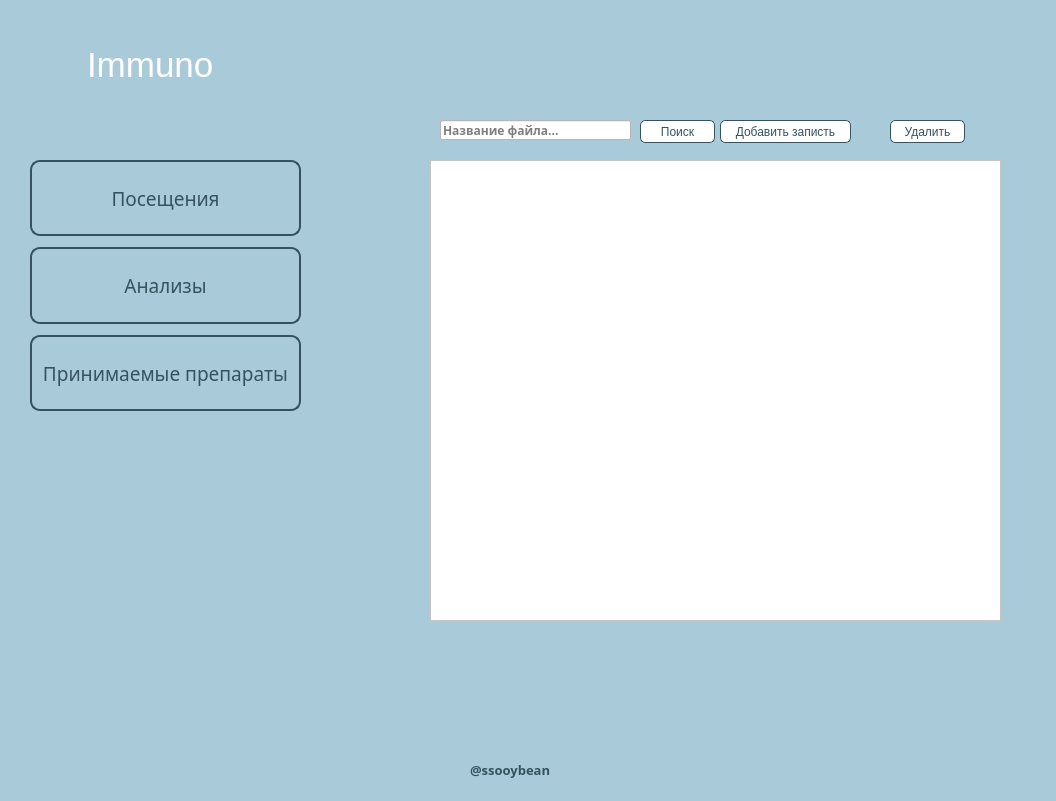
<?xml version="1.0" encoding="UTF-8"?>
<ui version="4.0">
 <class>Form</class>
 <widget class="QWidget" name="Form">
  <property name="geometry">
   <rect>
    <x>0</x>
    <y>0</y>
    <width>1056</width>
    <height>801</height>
   </rect>
  </property>
  <property name="windowTitle">
   <string>Form</string>
  </property>
  <property name="styleSheet">
   <string notr="true">background-color:#a9cad9</string>
  </property>
  <widget class="QWidget" name="layoutWidget">
   <property name="geometry">
    <rect>
     <x>30</x>
     <y>30</y>
     <width>184</width>
     <height>71</height>
    </rect>
   </property>
   <layout class="QHBoxLayout" name="horizontalLayout">
    <item>
     <widget class="QLabel" name="label_4">
      <property name="text">
       <string/>
      </property>
      <property name="pixmap">
       <pixmap>probirka.png</pixmap>
      </property>
     </widget>
    </item>
    <item>
     <widget class="QLabel" name="label">
      <property name="sizePolicy">
       <sizepolicy hsizetype="Minimum" vsizetype="Fixed">
        <horstretch>0</horstretch>
        <verstretch>0</verstretch>
       </sizepolicy>
      </property>
      <property name="font">
       <font>
        <family>Segoe UI Historic</family>
        <pointsize>26</pointsize>
       </font>
      </property>
      <property name="focusPolicy">
       <enum>Qt::NoFocus</enum>
      </property>
      <property name="layoutDirection">
       <enum>Qt::LeftToRight</enum>
      </property>
      <property name="styleSheet">
       <string notr="true">color:white;</string>
      </property>
      <property name="text">
       <string>Immuno</string>
      </property>
      <property name="alignment">
       <set>Qt::AlignBottom|Qt::AlignLeading|Qt::AlignLeft</set>
      </property>
     </widget>
    </item>
   </layout>
  </widget>
  <widget class="QLabel" name="label_3">
   <property name="geometry">
    <rect>
     <x>470</x>
     <y>760</y>
     <width>81</width>
     <height>20</height>
    </rect>
   </property>
   <property name="font">
    <font>
     <family>Yu Gothic UI Semibold</family>
     <pointsize>10</pointsize>
     <weight>75</weight>
     <bold>true</bold>
    </font>
   </property>
   <property name="styleSheet">
    <string notr="true">color: #35525e;</string>
   </property>
   <property name="text">
    <string>@ssooybean</string>
   </property>
  </widget>
  <widget class="QStackedWidget" name="stackedWidget">
   <property name="geometry">
    <rect>
     <x>420</x>
     <y>100</y>
     <width>591</width>
     <height>581</height>
    </rect>
   </property>
   <property name="cursor">
    <cursorShape>ArrowCursor</cursorShape>
   </property>
   <property name="contextMenuPolicy">
    <enum>Qt::NoContextMenu</enum>
   </property>
   <property name="styleSheet">
    <string notr="true">QStackedWidget{
background-color:#a9cad9;
}</string>
   </property>
   <property name="frameShape">
    <enum>QFrame::NoFrame</enum>
   </property>
   <property name="currentIndex">
    <number>3</number>
   </property>
   <widget class="QWidget" name="page_0">
    <property name="focusPolicy">
     <enum>Qt::ClickFocus</enum>
    </property>
   </widget>
   <widget class="QWidget" name="page">
    <widget class="QLineEdit" name="lineEdit_poss">
     <property name="geometry">
      <rect>
       <x>20</x>
       <y>20</y>
       <width>161</width>
       <height>20</height>
      </rect>
     </property>
     <property name="font">
      <font>
       <family>Yu Gothic UI Semibold</family>
       <pointsize>9</pointsize>
       <weight>75</weight>
       <bold>true</bold>
      </font>
     </property>
     <property name="styleSheet">
      <string notr="true">background-color: white;</string>
     </property>
     <property name="placeholderText">
      <string>Cпециализация врача...</string>
     </property>
    </widget>
    <widget class="QPushButton" name="poisk_pos">
     <property name="geometry">
      <rect>
       <x>190</x>
       <y>20</y>
       <width>75</width>
       <height>23</height>
      </rect>
     </property>
     <property name="styleSheet">
      <string notr="true">QPushButton{
    -webkit-transition-duration: 0.4s; 
    transition-duration: 0.4s;
	border-radius: 5px;
	background-color: white;
	border: 1px solid #35525e;
	color: #35525e;
}

QPushButton:hover {
    background-color: #35525e;
    color: white;
}</string>
     </property>
     <property name="text">
      <string>Поиск</string>
     </property>
    </widget>
    <widget class="QPushButton" name="add_pos">
     <property name="geometry">
      <rect>
       <x>270</x>
       <y>20</y>
       <width>131</width>
       <height>23</height>
      </rect>
     </property>
     <property name="styleSheet">
      <string notr="true">QPushButton{
    -webkit-transition-duration: 0.4s; 
    transition-duration: 0.4s;
	border-radius: 5px;
	background-color: white;
	border: 1px solid #35525e;
	color: #35525e;
}

QPushButton:hover {
    background-color: #35525e;
    color: white;
}</string>
     </property>
     <property name="text">
      <string>Добавить записть</string>
     </property>
    </widget>
    <widget class="QPushButton" name="del_pos">
     <property name="geometry">
      <rect>
       <x>460</x>
       <y>20</y>
       <width>75</width>
       <height>23</height>
      </rect>
     </property>
     <property name="styleSheet">
      <string notr="true">QPushButton{
    -webkit-transition-duration: 0.4s; 
    transition-duration: 0.4s;
	border-radius: 5px;
	background-color: white;
	border: 1px solid #35525e;
	color: #35525e;
}

QPushButton:hover {
    background-color: #35525e;
    color: white;
}</string>
     </property>
     <property name="text">
      <string>Удалить</string>
     </property>
    </widget>
    <widget class="QListWidget" name="listWidget">
     <property name="geometry">
      <rect>
       <x>10</x>
       <y>60</y>
       <width>571</width>
       <height>461</height>
      </rect>
     </property>
     <property name="font">
      <font>
       <family>Yu Gothic UI Light</family>
       <pointsize>12</pointsize>
      </font>
     </property>
     <property name="styleSheet">
      <string notr="true">background-color: white;
QListWidget.items{
background-color: blue;
}</string>
     </property>
     <property name="frameShape">
      <enum>QFrame::Panel</enum>
     </property>
     <property name="frameShadow">
      <enum>QFrame::Sunken</enum>
     </property>
     <property name="lineWidth">
      <number>1</number>
     </property>
    </widget>
    <widget class="QPushButton" name="obnov_analiz">
     <property name="geometry">
      <rect>
       <x>260</x>
       <y>540</y>
       <width>75</width>
       <height>23</height>
      </rect>
     </property>
     <property name="styleSheet">
      <string notr="true">QPushButton{
    -webkit-transition-duration: 0.4s; 
    transition-duration: 0.4s;
	border-radius: 5px;
	background-color: white;
	border: 1px solid #35525e;
	color: #35525e;
}

QPushButton:hover {
    background-color: #35525e;
    color: white;
}</string>
     </property>
     <property name="text">
      <string>Обновить</string>
     </property>
    </widget>
   </widget>
   <widget class="QWidget" name="page_2">
    <widget class="QLineEdit" name="lineEdit_prep">
     <property name="geometry">
      <rect>
       <x>20</x>
       <y>20</y>
       <width>191</width>
       <height>20</height>
      </rect>
     </property>
     <property name="font">
      <font>
       <family>Yu Gothic UI Semibold</family>
       <pointsize>9</pointsize>
       <weight>75</weight>
       <bold>true</bold>
      </font>
     </property>
     <property name="styleSheet">
      <string notr="true">background-color: white;</string>
     </property>
     <property name="text">
      <string/>
     </property>
     <property name="placeholderText">
      <string>Название препарата...</string>
     </property>
    </widget>
    <widget class="QPushButton" name="run_prep">
     <property name="geometry">
      <rect>
       <x>220</x>
       <y>20</y>
       <width>75</width>
       <height>23</height>
      </rect>
     </property>
     <property name="styleSheet">
      <string notr="true">QPushButton{
    -webkit-transition-duration: 0.4s; 
    transition-duration: 0.4s;
	border-radius: 5px;
	background-color: white;
	border: 1px solid #35525e;
	color: #35525e;
}

QPushButton:hover {
    background-color: #35525e;
    color: white;
}</string>
     </property>
     <property name="text">
      <string>Поиск</string>
     </property>
    </widget>
    <widget class="QPushButton" name="add_prep">
     <property name="geometry">
      <rect>
       <x>300</x>
       <y>20</y>
       <width>131</width>
       <height>23</height>
      </rect>
     </property>
     <property name="styleSheet">
      <string notr="true">QPushButton{
    -webkit-transition-duration: 0.4s; 
    transition-duration: 0.4s;
	border-radius: 5px;
	background-color: white;
	border: 1px solid #35525e;
	color: #35525e;
}

QPushButton:hover {
    background-color: #35525e;
    color: white;
}</string>
     </property>
     <property name="text">
      <string>Добавить записть</string>
     </property>
    </widget>
    <widget class="QPushButton" name="run_prep_2">
     <property name="geometry">
      <rect>
       <x>470</x>
       <y>20</y>
       <width>75</width>
       <height>23</height>
      </rect>
     </property>
     <property name="styleSheet">
      <string notr="true">QPushButton{
    -webkit-transition-duration: 0.4s; 
    transition-duration: 0.4s;
	border-radius: 5px;
	background-color: white;
	border: 1px solid #35525e;
	color: #35525e;
}

QPushButton:hover {
    background-color: #35525e;
    color: white;
}</string>
     </property>
     <property name="text">
      <string>Удалить</string>
     </property>
    </widget>
    <widget class="QListWidget" name="listWidget_2">
     <property name="geometry">
      <rect>
       <x>10</x>
       <y>60</y>
       <width>571</width>
       <height>461</height>
      </rect>
     </property>
     <property name="font">
      <font>
       <family>Yu Gothic UI Light</family>
       <pointsize>12</pointsize>
      </font>
     </property>
     <property name="styleSheet">
      <string notr="true">background-color: white;</string>
     </property>
    </widget>
   </widget>
   <widget class="QWidget" name="page_1">
    <widget class="QLineEdit" name="lineEdit_analiz">
     <property name="geometry">
      <rect>
       <x>20</x>
       <y>20</y>
       <width>191</width>
       <height>20</height>
      </rect>
     </property>
     <property name="font">
      <font>
       <family>Yu Gothic UI Semibold</family>
       <pointsize>9</pointsize>
       <weight>75</weight>
       <bold>true</bold>
      </font>
     </property>
     <property name="styleSheet">
      <string notr="true">background-color: white;</string>
     </property>
     <property name="placeholderText">
      <string>Название файла...</string>
     </property>
    </widget>
    <widget class="QPushButton" name="run_analiz">
     <property name="geometry">
      <rect>
       <x>220</x>
       <y>20</y>
       <width>75</width>
       <height>23</height>
      </rect>
     </property>
     <property name="styleSheet">
      <string notr="true">QPushButton{
    -webkit-transition-duration: 0.4s; 
    transition-duration: 0.4s;
	border-radius: 5px;
	background-color: white;
	border: 1px solid #35525e;
	color: #35525e;
}

QPushButton:hover {
    background-color: #35525e;
    color: white;
}</string>
     </property>
     <property name="text">
      <string>Поиск</string>
     </property>
    </widget>
    <widget class="QPushButton" name="add_analiz">
     <property name="geometry">
      <rect>
       <x>300</x>
       <y>20</y>
       <width>131</width>
       <height>23</height>
      </rect>
     </property>
     <property name="styleSheet">
      <string notr="true">QPushButton{
    -webkit-transition-duration: 0.4s; 
    transition-duration: 0.4s;
	border-radius: 5px;
	background-color: white;
	border: 1px solid #35525e;
	color: #35525e;
}

QPushButton:hover {
    background-color: #35525e;
    color: white;
}</string>
     </property>
     <property name="text">
      <string>Добавить записть</string>
     </property>
    </widget>
    <widget class="QPushButton" name="run_analiz_2">
     <property name="geometry">
      <rect>
       <x>470</x>
       <y>20</y>
       <width>75</width>
       <height>23</height>
      </rect>
     </property>
     <property name="styleSheet">
      <string notr="true">QPushButton{
    -webkit-transition-duration: 0.4s; 
    transition-duration: 0.4s;
	border-radius: 5px;
	background-color: white;
	border: 1px solid #35525e;
	color: #35525e;
}

QPushButton:hover {
    background-color: #35525e;
    color: white;
}</string>
     </property>
     <property name="text">
      <string>Удалить</string>
     </property>
    </widget>
    <widget class="QListWidget" name="listWidget_3">
     <property name="geometry">
      <rect>
       <x>10</x>
       <y>60</y>
       <width>571</width>
       <height>461</height>
      </rect>
     </property>
     <property name="font">
      <font>
       <family>Yu Gothic UI Light</family>
       <pointsize>12</pointsize>
      </font>
     </property>
     <property name="styleSheet">
      <string notr="true">background-color: white;</string>
     </property>
    </widget>
   </widget>
  </widget>
  <widget class="QWidget" name="layoutWidget">
   <property name="geometry">
    <rect>
     <x>30</x>
     <y>160</y>
     <width>271</width>
     <height>251</height>
    </rect>
   </property>
   <property name="styleSheet">
    <string>QPushButton{
	color: white;
	background-color: #35525e;
}
QPushButton:pressed{
	background-color: #436878;
}
border-radius: 8px;</string>
   </property>
   <layout class="QVBoxLayout" name="verticalLayout">
    <property name="spacing">
     <number>11</number>
    </property>
    <item>
     <widget class="QPushButton" name="poseshenia">
      <property name="sizePolicy">
       <sizepolicy hsizetype="Minimum" vsizetype="Minimum">
        <horstretch>0</horstretch>
        <verstretch>0</verstretch>
       </sizepolicy>
      </property>
      <property name="font">
       <font>
        <family>Yu Gothic UI Semilight</family>
        <pointsize>14</pointsize>
       </font>
      </property>
      <property name="styleSheet">
       <string notr="true">QPushButton{
    -webkit-transition-duration: 0.4s; 
    transition-duration: 0.4s;
	border-radius: 10px;
	background-color:#a9cad9;
	border: 2px solid #35525e;
	color:#35525e;
}

QPushButton:hover {
    background-color: #35525e;
    color: white;
}</string>
      </property>
      <property name="text">
       <string>Посещения</string>
      </property>
     </widget>
    </item>
    <item>
     <widget class="QPushButton" name="analizi">
      <property name="sizePolicy">
       <sizepolicy hsizetype="Minimum" vsizetype="Minimum">
        <horstretch>0</horstretch>
        <verstretch>0</verstretch>
       </sizepolicy>
      </property>
      <property name="font">
       <font>
        <family>Yu Gothic UI Semilight</family>
        <pointsize>14</pointsize>
       </font>
      </property>
      <property name="styleSheet">
       <string notr="true">QPushButton{
    -webkit-transition-duration: 0.4s; 
    transition-duration: 0.4s;
	border-radius: 10px;
	background-color:#a9cad9;
	border: 2px solid #35525e;
	color: #35525e;
}

QPushButton:hover {
    background-color: #35525e;
    color: white;
}</string>
      </property>
      <property name="text">
       <string>Анализы</string>
      </property>
     </widget>
    </item>
    <item>
     <widget class="QPushButton" name="preparati">
      <property name="sizePolicy">
       <sizepolicy hsizetype="Minimum" vsizetype="Minimum">
        <horstretch>0</horstretch>
        <verstretch>0</verstretch>
       </sizepolicy>
      </property>
      <property name="font">
       <font>
        <family>Yu Gothic UI Semilight</family>
        <pointsize>14</pointsize>
       </font>
      </property>
      <property name="styleSheet">
       <string notr="true">QPushButton{
    -webkit-transition-duration: 0.4s; 
    transition-duration: 0.4s;
	border-radius: 10px;
	background-color:#a9cad9;
	border: 2px solid #35525e;
	color: #35525e;
}

QPushButton:hover {
    background-color: #35525e;
    color: white;
}</string>
      </property>
      <property name="text">
       <string>Принимаемые препараты</string>
      </property>
     </widget>
    </item>
   </layout>
  </widget>
 </widget>
 <resources/>
 <connections/>
</ui>
